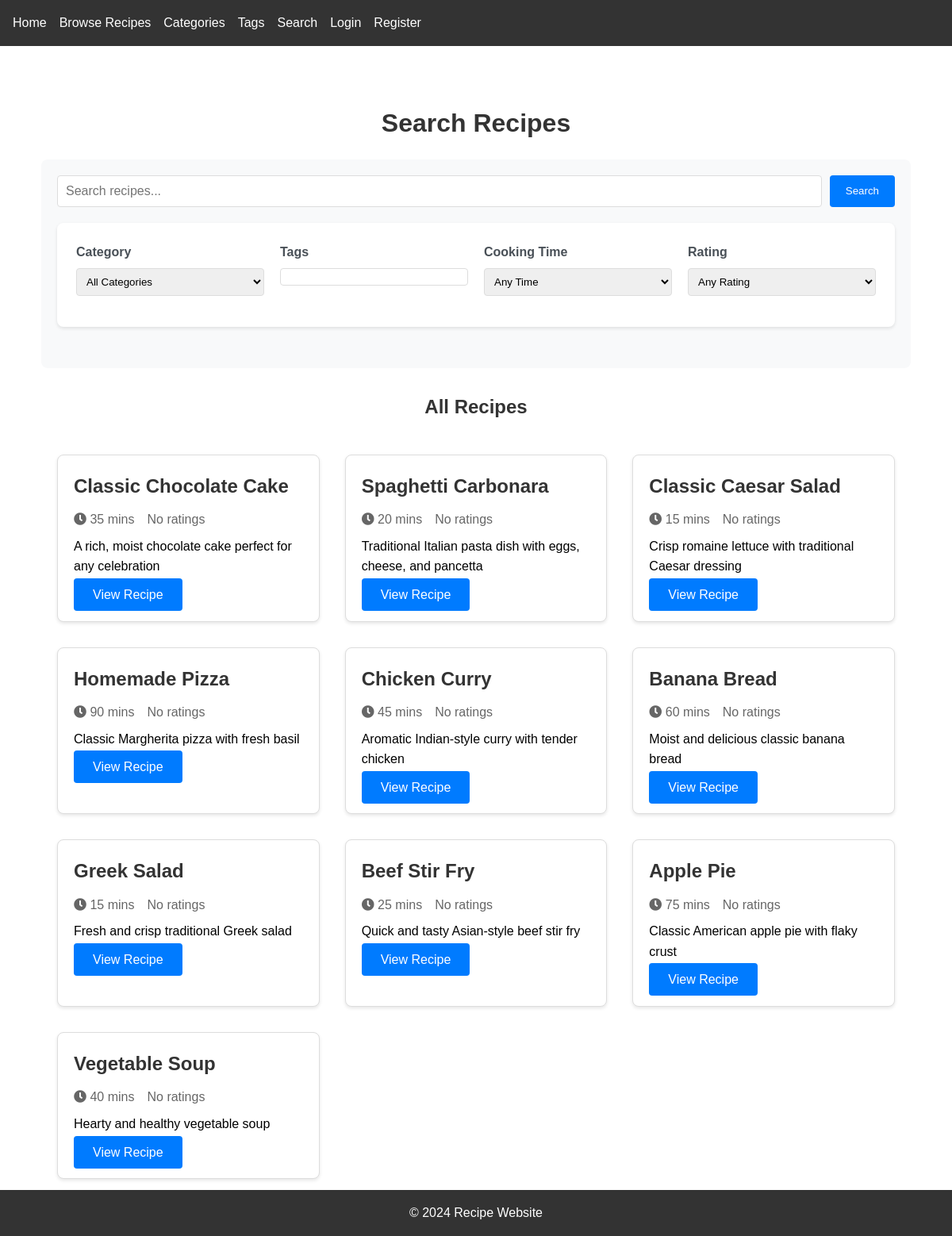
The app's page /search/ with its own data.
### recipes/models.py (models this page shows, shortened)
class Recipe(models.Model):
    title = models.CharField(max_length=200)
    description = models.TextField()
    ingredients = models.JSONField(
        help_text="Format: {'ingredient_name': {'quantity': number, 'unit': string}}"
    )
    instructions = models.TextField()
    cooking_time = models.IntegerField(help_text="Cooking time in minutes")
    servings = models.IntegerField()
    created_at = models.DateTimeField(auto_now_add=True)
    updated_at = models.DateTimeField(auto_now=True)
    author = models.ForeignKey(User, on_delete=models.CASCADE)
    image = models.ImageField(upload_to='recipe_images/', null=True, blank=True)
    category = models.ForeignKey(
        Category,
        on_delete=models.SET_NULL,
        null=True,
        blank=True,
        related_name='recipes'
    )
    class Meta:
        ordering = ['-created_at']

### recipes/views.py (the view)
# urls.py: path('search/', views.recipe_search, name='recipe_search'),
def recipe_search(request):
    form = RecipeSearchForm(request.GET)
    recipes = Recipe.objects.all()
    if form.is_valid():
        q = form.cleaned_data.get('q')
        if q:
            recipes = recipes.filter(
                Q(title__icontains=q) |
                Q(description__icontains=q) |
                Q(ingredients__icontains=q)
            )
        category = form.cleaned_data.get('category')
        if category:
            recipes = recipes.filter(category=category)
        tags = form.cleaned_data.get('tags')
        if tags:
            recipes = recipes.filter(tags__in=tags).distinct()
        cooking_time = form.cleaned_data.get('cooking_time')
        if cooking_time:
            recipes = recipes.filter(cooking_time__lte=cooking_time)
        rating = form.cleaned_data.get('rating')
        if rating:
            recipes = recipes.annotate(
                avg_rating=Avg('ratings__value')
            ).filter(avg_rating__gte=rating)
    recipes = recipes.annotate(
        avg_rating=Avg('ratings__value')
    )
    context = {
        'form': form,
        'recipes': recipes,
        'search_query': request.GET.get('q', ''),
    }
    return render(request, 'recipes/search.html', context)

### recipes/forms.py
class RecipeSearchForm(forms.Form):
    q = forms.CharField(
        required=False,
        label='Search',
        widget=forms.TextInput(attrs={
            'class': 'search-input',
            'placeholder': 'Search recipes...'
        })
    )
    category = forms.ModelChoiceField(
        required=False,
        queryset=Category.objects.all(),
        empty_label="All Categories"
    )
    tags = forms.ModelMultipleChoiceField(
        required=False,
        queryset=Tag.objects.all(),
        widget=forms.CheckboxSelectMultiple
    )
    cooking_time = forms.ChoiceField(
        required=False,
        choices=[
            ('', 'Any Time'),
            ('15', 'Under 15 minutes'),
            ('30', 'Under 30 minutes'),
            ('60', 'Under 1 hour'),
            ('120', 'Under 2 hours'),
        ]
    )
    rating = forms.ChoiceField(
        required=False,
        choices=[
            ('', 'Any Rating'),
            ('4', '4+ Stars'),
            ('3', '3+ Stars'),
            ('2', '2+ Stars'),
        ]
    )

### templates/recipes/search.html (shortened to what this page needs)
{% extends 'recipes/base.html' %}
{% load static %}
{% block content %}
<div class="search-container">
    <h1>Search Recipes</h1>
    <form method="get" class="search-form">
        <div class="search-main">
            {{ form.q }}
            <button type="submit" class="search-button">Search</button>
        </div>
        <div class="search-filters">
            <div class="filter-group">
                <h3>Category</h3>
                {{ form.category }}
            </div>
            <div class="filter-group">
                <h3>Tags</h3>
                <div class="tag-filters">
                </div>
            </div>
            <div class="filter-group">
                <h3>Cooking Time</h3>
                {{ form.cooking_time }}
            </div>
            <div class="filter-group">
                <h3>Rating</h3>
                {{ form.rating }}
            </div>
        </div>
    </form>
    <div class="search-results">
        <h2>
            {% if search_query %}
                Search Results for "{{ search_query }}"
            {% else %}
                All Recipes
            {% endif %}
        </h2>
        {% if recipes %}
            <div class="recipe-grid">
                {% for recipe in recipes %}
                    <div class="recipe-card">
                        <h3>{{ recipe.title }}</h3>
                        <div class="recipe-meta">
                            <span class="cooking-time">
                                <i class="fas fa-clock"></i> {{ recipe.cooking_time }} mins
                            </span>
                            <span class="rating">
                                {% if recipe.avg_rating %}
                                    <i class="fas fa-star"></i> {{ recipe.avg_rating|floatformat:1 }}
                                {% else %}
                                    No ratings
                                {% endif %}
                            </span>
                        </div>
                        <p>{{ recipe.description|truncatewords:20 }}</p>
                        <a href="{% url 'recipes:recipe_detail' recipe.pk %}" class="btn">View Recipe</a>
                    </div>
                {% endfor %}
            </div>
        {% else %}
            <p class="no-results">No recipes found matching your criteria.</p>
        {% endif %}
    </div>
</div>
{% endblock %}

### static/css/style.css (style rules this page uses)
* { margin: 0; padding: 0; box-sizing: border-box; }
body { font-family: Arial, sans-serif; line-height: 1.6; }
.recipe-grid { display: grid; grid-template-columns: repeat(auto-fill, minmax(300px, 1fr)); gap: 2rem; padding: 20px; }
.recipe-card { background: white; border: 1px solid #ddd; border-radius: 8px; padding: 20px; box-shadow: 0 2px 4px rgba(0,0,0,0.1); }
.recipe-card h3 { color: #333; margin-bottom: 10px; font-size: 1.5rem; }
h1, h2 { text-align: center; color: #333; margin: 20px 0; }
.btn { padding: 0.5rem 1rem; border-radius: 4px; text-decoration: none; color: white; background: #007bff; }
.search-filters { background: white; padding: 1.5rem; border-radius: 8px; box-shadow: 0 2px 4px rgba(0,0,0,0.1); margin-bottom: 2rem; }
.recipe-meta { display: flex; gap: 1rem; color: #666; margin: 0.5rem 0; }
.search-container { max-width: 1200px; margin: 0 auto; padding: 20px; }
.search-form { background: #f8f9fa; padding: 20px; border-radius: 8px; margin-bottom: 30px; }
.search-main { display: flex; gap: 10px; margin-bottom: 20px; }
.search-input { flex: 1; padding: 10px; border: 1px solid #ddd; border-radius: 4px; font-size: 1em; }
.search-button { padding: 10px 20px; background: #007bff; color: white; border: none; border-radius: 4px; cursor: pointer; }
.search-filters { display: grid; grid-template-columns: repeat(auto-fit, minmax(200px, 1fr)); gap: 20px; }
.filter-group { margin-bottom: 15px; }
.filter-group h3 { margin-bottom: 8px; font-size: 1em; color: #495057; }
.filter-group select { width: 100%; padding: 8px; border: 1px solid #ddd; border-radius: 4px; }
.tag-filters { max-height: 200px; overflow-y: auto; padding: 10px; border: 1px solid #ddd; border-radius: 4px; }
.search-results h2 { margin-bottom: 20px; }
.btn { padding: 0.75rem 1.5rem; border: none; border-radius: 4px; cursor: pointer; font-size: 1rem; text-decoration: none; text-align: center; }

### records on screen
Recipe: title "Classic Chocolate Cake", cooking_time "35", shows "No ratings", description "A rich, moist chocolate cake perfect for any celebration"
Recipe: title "Spaghetti Carbonara", cooking_time "20", shows "No ratings", description "Traditional Italian pasta dish with eggs, cheese, and pancetta"
Recipe: title "Classic Caesar Salad", cooking_time "15", shows "No ratings", description "Crisp romaine lettuce with traditional Caesar dressing"
Recipe: title "Homemade Pizza", cooking_time "90", shows "No ratings", description "Classic Margherita pizza with fresh basil"
Recipe: title "Chicken Curry", cooking_time "45", shows "No ratings", description "Aromatic Indian-style curry with tender chicken"
Recipe: title "Banana Bread", cooking_time "60", shows "No ratings", description "Moist and delicious classic banana bread"
Recipe: title "Greek Salad", cooking_time "15", shows "No ratings", description "Fresh and crisp traditional Greek salad"
Recipe: title "Beef Stir Fry", cooking_time "25", shows "No ratings", description "Quick and tasty Asian-style beef stir fry"
Recipe: title "Apple Pie", cooking_time "75", shows "No ratings", description "Classic American apple pie with flaky crust"
Recipe: title "Vegetable Soup", cooking_time "40", shows "No ratings", description "Hearty and healthy vegetable soup"
